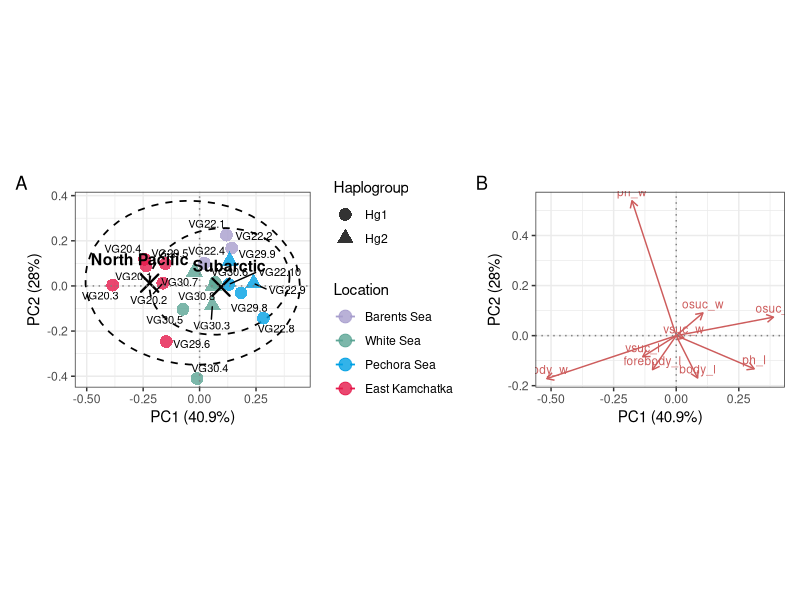
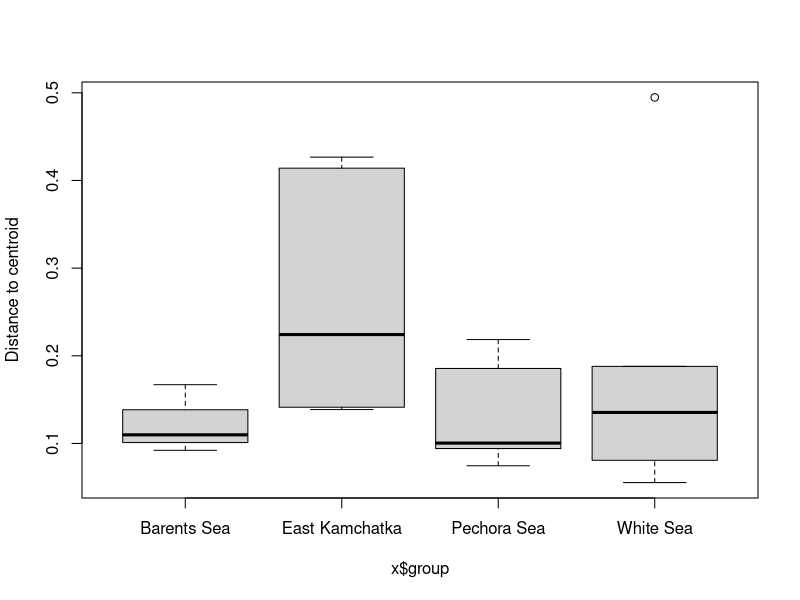
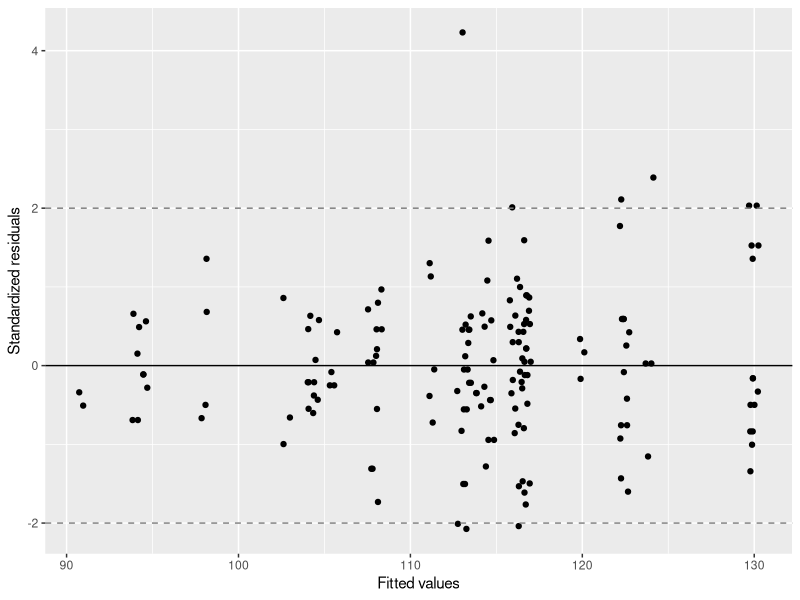
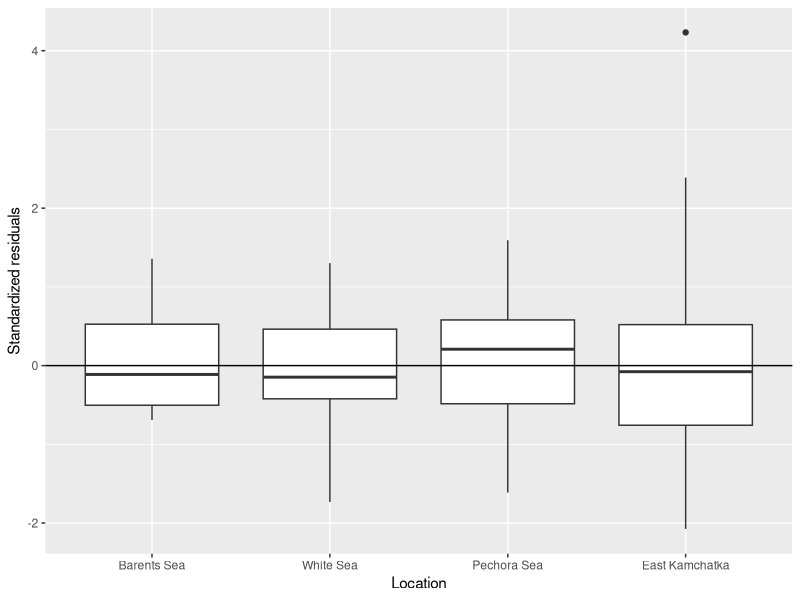
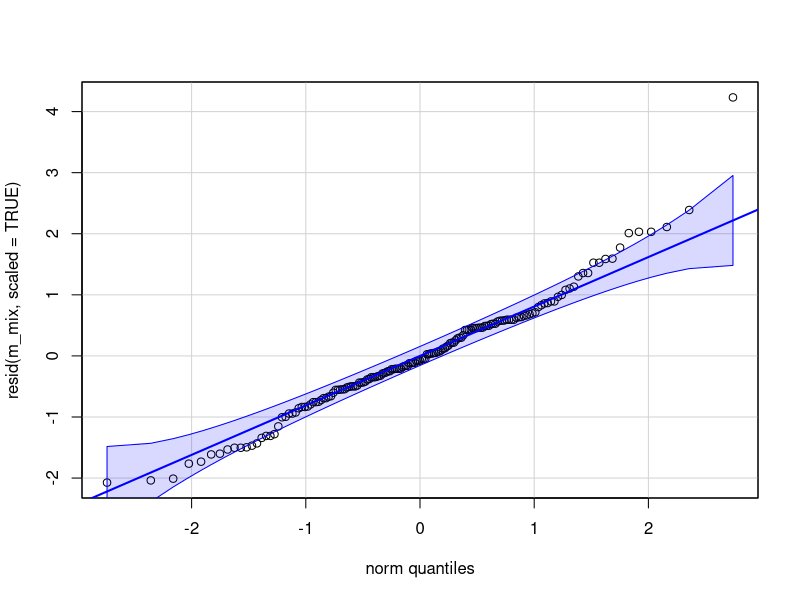
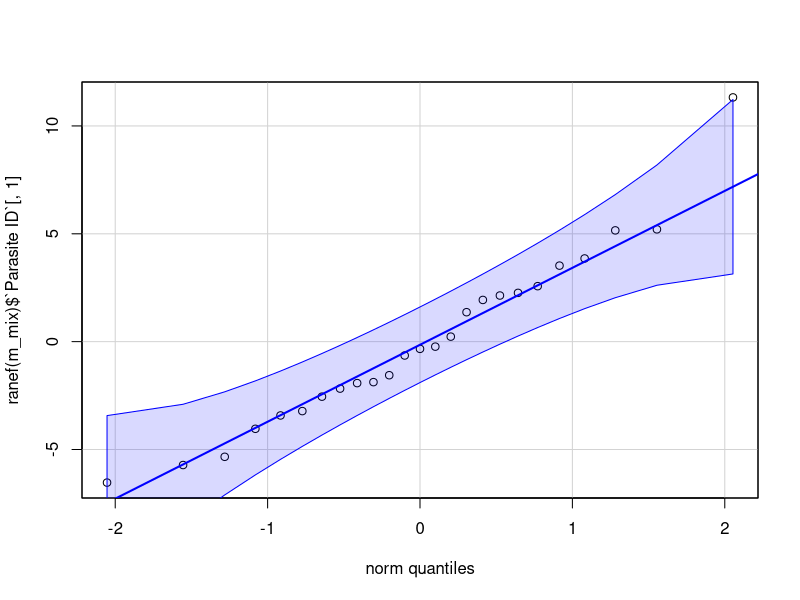

These figures' R source, in order: (Note: this script raises an error after producing the figures.)
# PT = post testicular length
# OS = oral sucker
# VS = ventral sucker
# Ph = pharynx
# Oes = oesophagus
# IB-VS = intestinal bifurcation - ventral sucker
# Vit-VS = vitellarium - ventral sucker
# VS-Ov = ventral sucker - ovary
# Ov = ovary
# Tes (A) = testis (anterior)
# Tes (B) = testis (posterior)
# Tes overlap = testis overlap
# Lat tes overlap = lateral testis overlap
# C-PE - C (or caeca/ceca) refers to the blind-ending intestinal tubes of the fluke. PE stands for the posterior extremity (the very end of the worm's tail/body).

library(readxl)
library(dplyr)
library(ggplot2)
library(patchwork)
library(ggrepel)
library(vegan)
library(car)
library(multcomp)
library(lme4)
library(lmerTest)
library(emmeans)
library(sf)
library(rnaturalearth)

# Data ####

maritae <- read_xlsx('data/Dimensions_250926_final.xlsx', sheet = 1)
maritae$Haplogroup <- as.factor(maritae$Haplogroup)
maritae$Location <- as.factor(maritae$Location)
maritae$Region <-  as.factor(maritae$Region)
maritae[, -c(1:4)] <- lapply(maritae[, -c(1:4)], as.numeric)

eggs <- read_xlsx('data/Dimensions_250926_final.xlsx', sheet = 2)

loc_levels <- c("Barents Sea", "White Sea", "Pechora Sea", "East Kamchatka")
loc_colors <- c("East Kamchatka" = '#E51A4B',
                "White Sea" = '#5CA595',
                "Pechora Sea" = '#00A0E3',
                "Barents Sea" = '#A79ECD')

# PCA analysis ####

## Feature selection ####

selection_ref <- c(haplogroup = "Haplogroup",
                   id = "Parasite ID",
                   region = "Region",
                   location = "Location",
                   body_l = "Body, l",
                   body_w = "Body, w (mid VS)",
                   forebody_l = "Forebody, l",
                   osuc_l = "OS, l",
                   osuc_w = "OS, w",
                   vsuc_l = "VS, l",
                   vsuc_w = "VS, w",
                   ph_l = "Ph, l",
                   ph_w = "Ph, w (mid)")

mar_ref <- maritae |> dplyr::select(all_of(selection_ref)) |> as.data.frame()
rownames(mar_ref) <- mar_ref$id

## Transformation ####

center <- function(x){
  x - mean(x, na.rm = TRUE)
}

mar_trans <- as.data.frame(lapply(mar_ref[, c(5:13)], log1p))
mar_cent <- t(apply(mar_trans, 1, center))

## PCA ####

pca_mar <- rda(mar_cent, scale = FALSE)
summary(pca_mar)

pca_scores   <- as.data.frame(scores(pca_mar, display = "sites",   choices = 1:2, scaling = 1))
pca_loadings <- as.data.frame(scores(pca_mar, display = "species", choices = 1:2, scaling = 2))

var_exp <- eigenvals(pca_mar)[1:2] / sum(eigenvals(pca_mar)) * 100

pca_scores$haplogroup <- mar_ref$haplogroup
pca_scores$location   <- mar_ref$location
pca_scores$region     <- mar_ref$region
pca_scores$id         <- mar_ref$id

centroids <- pca_scores |>
  group_by(region) |>
  summarise(PC1 = mean(PC1), PC2 = mean(PC2))

## Plots ####

p_load <- ggplot(pca_loadings, aes(x = PC1, y = PC2)) +
  geom_segment(aes(x = 0, y = 0, xend = PC1, yend = PC2),
               arrow = arrow(length = unit(0.2, "cm")), color = "indianred") +
  geom_text(aes(label = row.names(pca_loadings)), color = "indianred", size = 3, vjust = -0.5) +
  geom_hline(yintercept = 0, linetype = "dotted", color = "grey50") +
  geom_vline(xintercept = 0, linetype = "dotted", color = "grey50") +
  labs(x = paste0("PC1 (", round(var_exp[1], 1), "%)"),
       y = paste0("PC2 (", round(var_exp[2], 1), "%)")) +
  coord_equal() +
  theme_bw()

p_scores <- ggplot(pca_scores, aes(x = PC1, y = PC2, color = location, shape = haplogroup)) +
  stat_ellipse(aes(group = haplogroup), linetype = "dashed", linewidth = 0.6) +
  geom_point(size = 4, alpha = 0.8) +
  geom_point(data = centroids, aes(x = PC1, y = PC2),
             color = "black", shape = 4, size = 5, stroke = 1.2,
             inherit.aes = FALSE) +
  geom_text_repel(data = centroids, aes(x = PC1, y = PC2, label = region),
                  color = "black", size = 4, fontface = "bold",
                  nudge_y = 0.1,
                  point.padding = 0.1,
                  box.padding = 0.1,
                  segment.color = NA,
                  inherit.aes = FALSE) +
  geom_text_repel(aes(label = id), size = 2.8, color = "black",
                  max.overlaps = 20, show.legend = FALSE) +
  geom_hline(yintercept = 0, linetype = "dotted", color = "grey50") +
  geom_vline(xintercept = 0, linetype = "dotted", color = "grey50") +
  scale_color_manual(values = loc_colors, breaks = loc_levels) +
  labs(x = paste0("PC1 (", round(var_exp[1], 1), "%)"),
       y = paste0("PC2 (", round(var_exp[2], 1), "%)"),
       color = "Location", shape = "Haplogroup") +
  coord_equal() +
  theme_bw()

p_pca <- p_scores + p_load + plot_annotation(tag_levels = "A")
p_pca

# PERMANOVA ####

dist_mar <- dist(mar_cent, method = "euclidean")

adonis2(dist_mar ~ location + haplogroup, data = mar_ref,
        permutations = 9999, by = "margin")

## Dispersion ####

bd <- betadisper(dist_mar, mar_ref$location)
permutest(bd, permutations = 9999)
bd$group.distances
table(mar_ref$location)
boxplot(bd)

# Egg size analysis ####

## Data ####

eggs_raw <- eggs |>
  rename(length = 4, width = 5) |>
  mutate(Location = factor(Location, levels = loc_levels))

eggs_loc <- eggs_raw |>
  group_by(Haplogroup, `Parasite ID`, Location) |>
  summarise(mean_length = mean(length, na.rm = TRUE),
            mean_width  = mean(width,  na.rm = TRUE),
            n_eggs      = n(),
            .groups = "drop")

## Mixed model ####

m_mix <- lmer(length ~ Location + (1 | `Parasite ID`), data = eggs_raw)

## Model diagnostics ####

mix_diag <- eggs_raw |>
  mutate(.fitted    = fitted(m_mix),
         .std.resid = resid(m_mix, scaled = TRUE))

ggplot(data = mix_diag, aes(x = .fitted, y = .std.resid)) +
  geom_jitter(width = 0.3, height = 0) +
  geom_hline(yintercept = 0) +
  geom_hline(yintercept = c(-2, 2), linetype = "dashed", color = "grey50") +
  labs(x = "Fitted values", y = "Standardized residuals")

ggplot(data = mix_diag, aes(x = Location, y = .std.resid)) +
  geom_boxplot() +
  geom_hline(yintercept = 0) +
  labs(y = "Standardized residuals")

qqPlot(resid(m_mix, scaled = TRUE), id = FALSE)
qqPlot(ranef(m_mix)$`Parasite ID`[, 1], id = FALSE)

leveneTest(.std.resid ~ Location, data = mix_diag)

infl_worm <- influence(m_mix, groups = "Parasite ID")
cd_worm <- as.matrix(cooks.distance(infl_worm))

ggplot(data.frame(worm = rownames(cd_worm), cd = cd_worm[, 1]),
       aes(x = worm, y = cd)) +
  geom_col() +
  geom_hline(yintercept = 4 / nrow(cd_worm), linetype = "dashed", color = "red") +
  labs(x = "Parasite ID", y = "Cook's distance") +
  theme(axis.text.x = element_text(angle = 90, vjust = 0.5))

mix_diag[abs(mix_diag$.std.resid) > 3, ]

## Model results ####

anova(m_mix)
summary(m_mix)

m_mix_full <- lmer(length ~ Location + Haplogroup + (1 | `Parasite ID`), data = eggs_raw)
anova(m_mix_full)
confint(m_mix_full, parm = "HaplogroupHg2")

## Post-hoc ####

emm_loc <- emmeans(m_mix, ~ Location, lmer.df = "satterthwaite")
pairs(emm_loc, adjust = "tukey")

cld_mix <- cld(emm_loc, Letters = letters, adjust = "tukey")

## Plot ####

MyData <- as.data.frame(emm_loc) |>
  dplyr::select(Location, fit = emmean, lwr = lower.CL, upr = upper.CL) |>
  left_join(as.data.frame(cld_mix) |>
              dplyr::select(Location, .group) |>
              mutate(.group = trimws(.group)),
            by = "Location")

y_top <- max(eggs_loc$mean_length) + 3

pos_j <- position_jitter(width = 0.08, height = 0, seed = 42)

gg_means <- ggplot(eggs_loc, aes(x = Location, y = mean_length, color = Location)) +
  geom_point(aes(shape = Haplogroup),
             position = pos_j, size = 2.2, alpha = 0.7, stroke = 1) +
  geom_text_repel(aes(label = `Parasite ID`),
                  position = pos_j, size = 2.5, max.overlaps = Inf,
                  min.segment.length = 0, segment.size = 0.2,
                  seed = 42, show.legend = FALSE) +
  geom_pointrange(data = MyData, aes(y = fit, ymin = lwr, ymax = upr),
                  position = position_nudge(x = 0.25),
                  size = 0.6, linewidth = 1) +
  geom_text(data = MyData, aes(y = y_top, label = .group),
            color = "black", size = 5) +
  scale_color_manual(values = loc_colors, guide = "none") +
  scale_shape_manual(values = c("Hg1" = 16, "Hg2" = 2)) +
  labs(x = NULL, y = "mean egg length (µm)", shape = "Haplogroup") +
  theme_bw() +
  theme(panel.grid.minor = element_blank(),
        axis.text.x = element_text(size = 10, color = "black"),
        legend.position = "top")

gg_means
# Combined figure ####

p_combined <- p_scores +
  (p_load /
     (gg_means +
        scale_shape_manual(values = c("Hg1" = 16, "Hg2" = 17)) +
        theme(legend.position = "none"))) +
  plot_layout(widths = c(1.3, 1)) +
  plot_annotation(tag_levels = "A")

p_combined

ggsave("images/mar_pca_eggs.svg", p_combined, width = 14, height = 8, units = "in")

ggsave("images/mar_pca_eggs.eps", p_combined,
       device = cairo_ps, width = 14, height = 8,
       units = "in", fallback_resolution = 600)

ggsave("images/mar_pca_eggs.pdf", p_combined, width = 14, height = 8, units = "in")

# Mantel test ####

## Distance matrices ####

pops <- c("East_Siberian_Sea", "East_Kamchatka", "WS",
          "Pechora_Sea", "Barents_Sea", "Sea_of_Japan")

# builds a symmetric matrix from a row-wise lower triangle incl. diagonal
tri_to_sym <- function(vals, labels) {
  n <- length(labels)
  stopifnot(length(vals) == n * (n + 1) / 2)
  m <- matrix(0, n, n, dimnames = list(labels, labels))
  m[upper.tri(m, diag = TRUE)] <- vals
  m[lower.tri(m)] <- t(m)[lower.tri(m)]
  m
}

fst_matrix <- tri_to_sym(c(
  0.00000,
  0.00140, 0.00000,
  0.49371, 0.49244, 0.00000,
  0.23264, 0.23341, 0.36251, 0.00000,
  0.46377, 0.46667, 0.70653, 0.12698, 0.00000,
  0.19048, 0.22533, 0.51267, 0.33054, 0.58915, 0.00000
), pops)

geo_matrix <- tri_to_sym(c(
  0,
  2116, 0,
  4390, 5860, 0,
  4081, 5572, 1180, 0,
  4413, 5640,  592,  868, 0,
  3086, 1889, 6631, 6307, 6459, 0
), pops)

fst_dist <- as.dist(fst_matrix)
geo_dist <- as.dist(geo_matrix)

## Test ####

mantel_result <- mantel(fst_dist, geo_dist, method = "pearson", permutations = 10000)
mantel_result

## Plot ####

plot_df <- data.frame(geographic_distance_km = as.vector(geo_dist),
                      genetic_distance_FST   = as.vector(fst_dist))

p_ibd <- ggplot(plot_df, aes(x = geographic_distance_km, y = genetic_distance_FST)) +
  geom_point(size = 3, color = "blue", alpha = 0.7) +
  geom_smooth(method = "lm", se = TRUE, color = "red", fill = "pink") +
  labs(title = "Isolation by Distance within Hg1+2 (N. oculata s.s.)",
       x = "Geographic distance (km)",
       y = expression(pairwise ~ F[ST])) +
  annotate("text",
           x = max(plot_df$geographic_distance_km) * 0.7,
           y = max(plot_df$genetic_distance_FST) * 0.9,
           label = paste("Mantel r =", round(mantel_result$statistic, 3),
                         "\np =", round(mantel_result$signif, 3)),
           hjust = 0, size = 4) +
  theme_bw()

p_ibd

# Map ####

## Settings ####
lon_min <- 0;  lon_max <- 205   # degrees E; 205 = 155 W, so Chukchi and Bering Seas are included
lat_min <- 30; lat_max <- 80    # degrees N
land_col <- "grey30"
sea_col  <- "white"

crs_map <- "+proj=lcc +lat_1=40 +lat_2=70 +lat_0=60 +lon_0=100 +datum=WGS84 +units=m +no_defs" # central meridian moved east to balance the wider extent

## Adding  land and lakes ####
land <- ne_countries(scale = "medium", returnclass = "sf")
land <- land[land$continent != "Antarctica", ]
lakes <- ne_download(scale = 50, type = "lakes", category = "physical", returnclass = "sf")  # needs internet once

## Setting map limits ####
lon_seq <- seq(lon_min, lon_max, length.out = 200)
lat_seq <- seq(lat_min, lat_max, length.out = 200)
ring <- rbind(cbind(lon_seq, lat_min), cbind(lon_max, lat_seq),
              cbind(rev(lon_seq), lat_max), cbind(lon_min, rev(lat_seq)))
ring <- rbind(ring, ring[1, ])
frame <- st_transform(st_sfc(st_polygon(list(ring)), crs = 4326), crs_map)
lims  <- st_bbox(frame)

## Graticule (longitudes above 180 are allowed; PROJ wraps them) ####
parallels <- lapply(seq(30, 80, 10), function(la)
  st_linestring(cbind(seq(-60, 260, length.out = 600), la)))
meridians <- lapply(seq(-30, 210, 30), function(lo)
  st_linestring(cbind(lo, seq(20, 89, length.out = 200))))
grat <- st_sfc(c(parallels, meridians), crs = 4326)

## Plot ####
p <- ggplot() +
  geom_sf(data = land,  fill = land_col, colour = "grey60", linewidth = 0.2) +
  geom_sf(data = lakes, fill = sea_col,  colour = "grey60", linewidth = 0.1) +
  geom_sf(data = grat,  colour = "grey70", linewidth = 0.25) +
  coord_sf(crs = crs_map,
           xlim = unname(lims[c("xmin", "xmax")]),
           ylim = unname(lims[c("ymin", "ymax")]),
           expand = FALSE) +
  theme_void() +
  theme(panel.background = element_rect(fill = sea_col, colour = NA),
        panel.border     = element_rect(fill = NA, colour = "black", linewidth = 0.6))
p

ggsave("images/overview_map.svg", p, width = 11, height = 7, device = svglite::svglite)
ggsave("images/overview_map.pdf", p, width = 11, height = 7, device = cairo_pdf)
